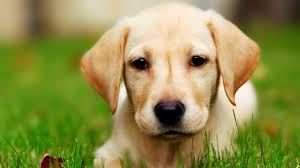
#> input picture Assignment4/img/dog.jpg, 300 x 168 px
$ jupyter execute Problem3_PreProcess.ipynb
#> lines starting #> are read from the running program, lines starting #| are printed output that depends on the picture
[cell 1]
import cv2
import math
import numpy as np

[cell 2]
dog = cv2.imread("./img/dog.jpg")
#> dog is the input picture: shape (168, 300, 3); mean B, G, R 76.5, 142.3, 143.3
dog.shape
#> Out = (168, 300, 3)

[cell 3]
def collage_maker(img,dim,size):
    collage = np.hstack([np.vstack([img]*dim)]*dim)
    res=cv2.resize(collage,(1000,1000),interpolation=cv2.INTER_CUBIC)
    return res

def show_img(img):
    cv2.imshow('image',img)
    cv2.waitKey(0)
    cv2.destroyAllWindows()

# Make Collages

[cell 4]
DIM = 16
RESIZE = 1000
collage = np.hstack([np.vstack([dog]*DIM)]*DIM)
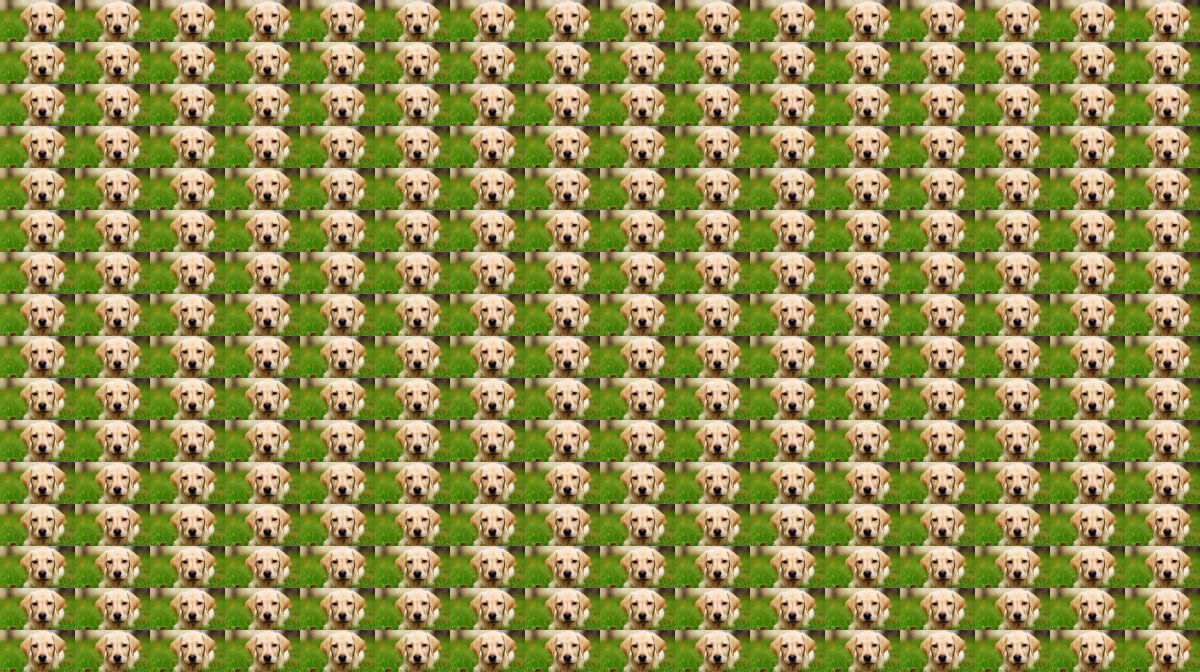
#> collage: shape (2688, 4800, 3) (shown at 1/4 size); mean B, G, R 76.5, 142.3, 143.3
res=cv2.resize(collage,(RESIZE,RESIZE),interpolation=cv2.INTER_CUBIC)
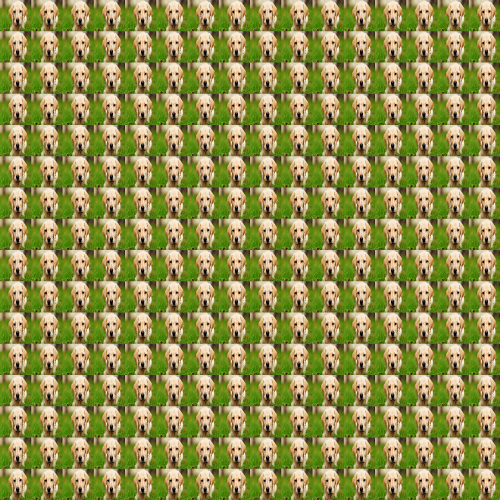
#> res: shape (1000, 1000, 3) (shown at 1/2 size); mean B, G, R 76.5, 142.3, 143.3

[cell 5]
show_img(res)
cv2.imwrite("collage_" + str(DIM) + "x" + str(DIM) + "_dog.jpg",collage)
#> Out = True

# Rotate

[cell 6]
ANGLE = [0,30,60,90,120,150,180,210,240,270,300,330]
h,w = dog.shape[0], dog.shape[1]
#> h = 168; w = 300
scale = 1

for angle in ANGLE:
    dog = cv2.imread("dog.jpg")
    rangle = np.deg2rad(angle)

    # new hight and width
    nw = (abs(np.sin(rangle)*h) + abs(np.cos(rangle)*w))*scale
#> nw = 300
    nh = (abs(np.cos(rangle)*h) + abs(np.sin(rangle)*w))*scale
#> nh = 168

    # rotation matrix
    rot_mat = cv2.getRotationMatrix2D((nw*0.5, nh*0.5), angle, scale)
#> rot_mat = [[1, 0, 0], [0, 1, 0]]
    rot_move = np.dot(rot_mat, np.array([(nw-w)*0.5, (nh-h)*0.5,0]))
#> rot_move = [0, 0]
    rot_mat[0,2] += rot_move[0]
    rot_mat[1,2] += rot_move[1]

    result = cv2.warpAffine(dog, rot_mat, (int(math.ceil(nw)), int(math.ceil(nh))), flags=cv2.INTER_LANCZOS4)
    #show_img(result)

    cv2.imwrite("rotate_" + str(angle) + "_dog.jpg",result)
